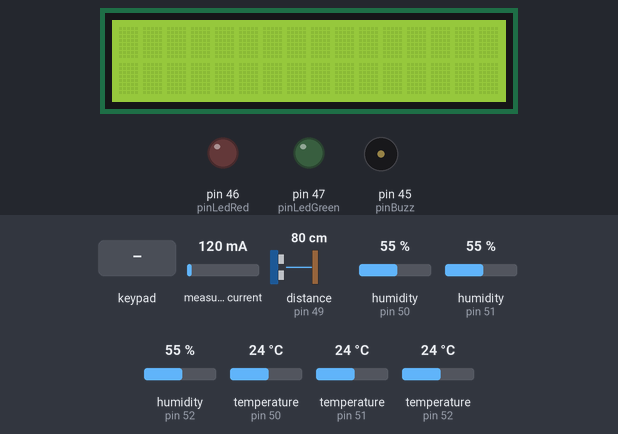
A sketch run on a simulated Arduino Mega 2560, built with avr-gcc and run on an emulated ATmega2560. Shown: 16×2 character LCD, output pins drawn as LEDs (lit = HIGH), buzzer (waves = sounding). Wiring (inferred from the names in the program): ultrasonic range finder: trigger pin 48; echo pin 49. Dashed ring = blinking. Inputs (shaded band) come from the test bench; at power-on: temperature (sensors on pin 50, pin 51, pin 52) 24 °C, distance to the obstacle (sensor on pin 49) 80 cm, measured current 120 mA, humidity (sensors on pin 50, pin 51, pin 52) 55 %. The echo pulse lasts 58.3 µs per cm; pins used as bus, display or sensor lines are not drawn; what the sketch prints to the serial monitor is not drawn.

Above: at 1.2 s.
1.3 s: key '1' pressed
At 2.8 s:
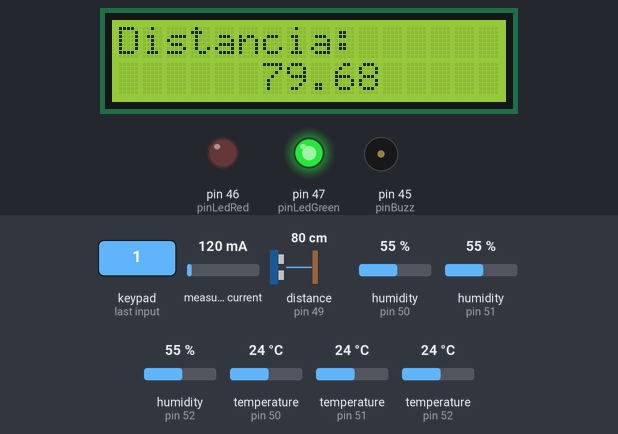
3.6 s: keypad keys 2 3 4 5 A pressed 0.4 s apart
At 7.3 s:
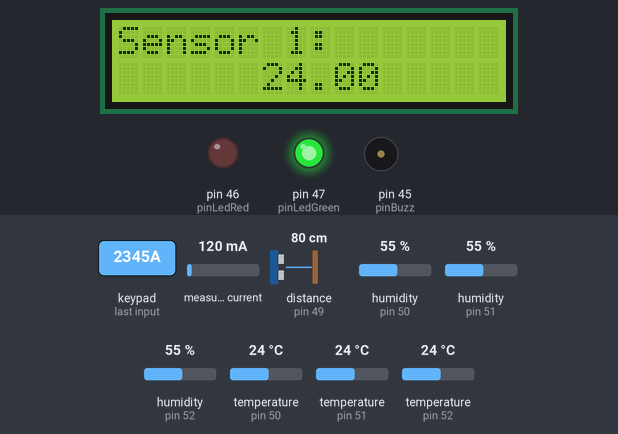
7.7 s: temperature (sensor on pin 50) set to 24.8 °C
9.8 s: temperature (sensor on pin 50) set to 26 °C
At 11.7 s:
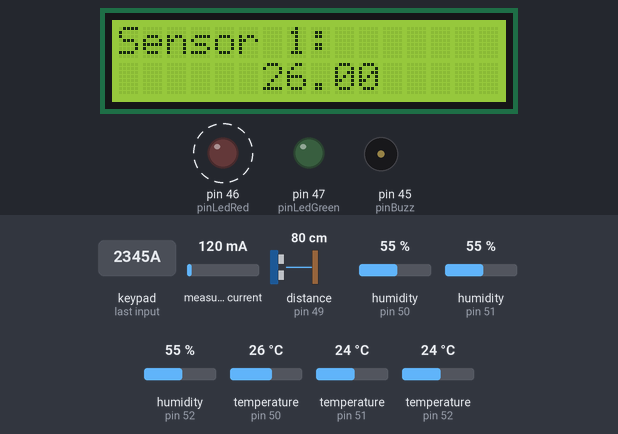
16.1 s: key '2' pressed
At 18.3 s:
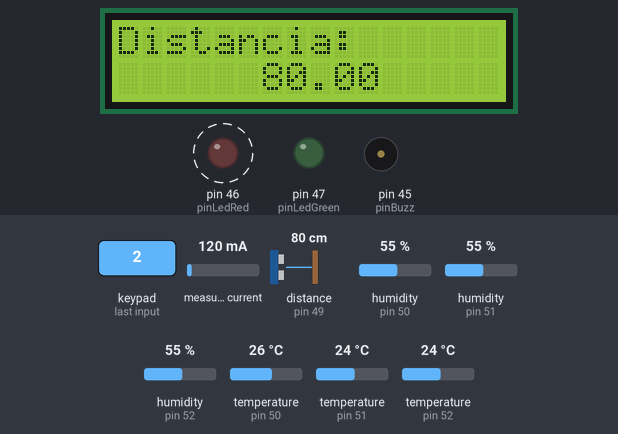
22.5 s: distance to the obstacle (sensor on pin 49) set to 2 cm
At 24.1 s:
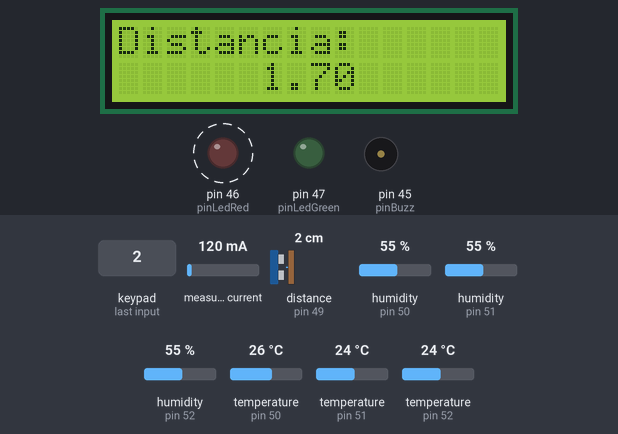
Timing chart, 0 to 27.8 s (numbered marks = the images above; inputs shaded):
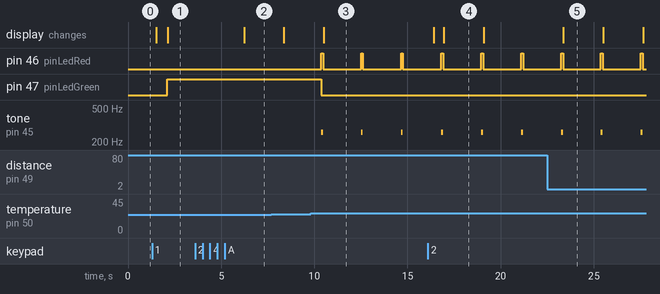

Measured:
- the behaviour switches between 25.5 and 25.6 °C on temperature (sensor on pin 50) (found by bisection; images 2 and 3)
- after the input at 1.3 s, the display: first changes after 0.21 s (image 1 shows a later state)
- after the input at 3.6 s, the display: changes after 2.6 s (image 2)
- after the input at 9.8 s, pin 46 (pinLedRed): alternates HIGH for 0.10 s and LOW for 2.0 s, starting after 0.57 s; pin 47 (pinLedGreen): HIGH → LOW after 0.57 s; tone on pin 45 (pinBuzz): alternates 261 Hz for 0.10 s and silent for 2.0 s, starting after 0.57 s; the display: changes after 0.69 s (image 3)
- after the input at 16.1 s, the display: first changes after 0.31 s (image 4 shows a later state)
- after the input at 22.5 s, the display: changes after 0.87 s (image 5)
- what the display in image 4 shows lasts 2.2 s, from 16.9 s to 19.1 s

The sketch:

mega.ino
```cpp
#include "DHT.h"
#include <Wire.h>
#include <Keypad.h>
#include <LiquidCrystal_I2C.h>
#include "EmonLib.h"

// --- Configurações ---
#define DHTPIN1 50
#define DHTPIN2 51
#define DHTPIN3 52
#define trigPin 48
#define echoPin 49
#define pinLedRed 46
#define pinLedGreen 47
#define pinBuzz 45

#define DHTTYPE DHT22
#define DHTTYPE2 DHT11
#define pinSCT A0

const int DISTANCIA_PORTA_ABERTA = 15; //
const float MAX_TEMP_LIMIT = 25.5;
int doorCount = 0;
bool isDoorOpen = false;
bool lastDoorState = false;

DHT dht1(DHTPIN1, DHTTYPE);
DHT dht2(DHTPIN2, DHTTYPE2);
DHT dht3(DHTPIN3, DHTTYPE2);

LiquidCrystal_I2C lcd(0x27, 16, 2);
EnergyMonitor emon1;

const byte Linhas = 4; const byte Colunas = 4;
char keyMap[Linhas][Colunas] = {
  {'1','2','3','A'}, {'4','5','6','B'}, {'7','8','9','C'}, {'*','0','#','D'}
};
byte pinlinhas[Linhas] = {2,3,4,5};
byte pincolunas[Colunas] = {6,7,8,9};
Keypad teclado = Keypad(makeKeymap(keyMap), pinlinhas, pincolunas, Linhas, Colunas);

char digito = 'A';
unsigned long previousMillis = 0;
const long interval = 2000;

float t1 = 0, t2 = 0, t3 = 0;
float distancia = 0;

void setup() {
  lcd.init(); lcd.backlight();
  Serial.begin(115200);
  Serial1.begin(115200); // Comunicação ESP
  pinMode(trigPin, OUTPUT); pinMode(echoPin, INPUT);
  pinMode(pinLedRed, OUTPUT); pinMode(pinLedGreen, OUTPUT);
  pinMode(pinBuzz, OUTPUT);
  emon1.current(pinSCT, 20);
  dht1.begin(); dht2.begin(); dht3.begin();
}


// --- CORREÇÃO CRÍTICA: ENVIA SEMPRE ---
void mandarProEsp8266(float tempA, float tempB, float tempC, int doorCountR, boolean isDoorOpenR, double corrente) {
  // Se for NaN (erro), troca por 0.0 para não travar o site
  if (isnan(tempA)) tempA = 0.0;
  if (isnan(tempB)) tempB = 0.0;
  if (isnan(tempC)) tempC = 0.0;
  if (isnan(doorCountR)) doorCountR = -1;

  // Formato estrito: "A:25.0,B:12.0,C:10.0"
  String dataString = "A:" + String(tempA, 1) +
                      ",B:" + String(tempB, 1) +
                      ",C:" + String(tempC, 1) +
                      ",D:" + String(doorCountR, 1) +
                      ",E:" + String(isDoorOpenR, 1) +
                      ",F:" + String(corrente, 1);

  Serial1.println(dataString);
  Serial.println("Enviado: " + dataString);
}

void atualizarLCD() {
  lcd.clear();
  lcd.setCursor(0,0);
  if (digito == 'A') { lcd.print("Sensor 1:"); lcd.setCursor(6,1); lcd.print(t1); }
  else if (digito == 'B') { lcd.print("Sensor 2:"); lcd.setCursor(6,1); lcd.print(t2); }
  else if (digito == 'C') { lcd.print("Sensor 3:"); lcd.setCursor(6,1); lcd.print(t3); }
  else { lcd.print("Distancia:"); lcd.setCursor(6,1); lcd.print(distancia); }
}

void verfificarTemperatura(float tempA, float tempB, float tempC)
{
  if(tempA > MAX_TEMP_LIMIT || tempB > MAX_TEMP_LIMIT || tempC > MAX_TEMP_LIMIT)
  {
    digitalWrite(pinLedGreen, LOW);
    digitalWrite(pinLedRed, HIGH);
    digitalWrite(pinBuzz, HIGH);
    tone(pinBuzz, 261, 100);
    delay(100);
    digitalWrite(pinLedRed, LOW);
    digitalWrite(pinBuzz, LOW);
  }
  else
  {
    digitalWrite(pinLedGreen, HIGH);
  }
}

void loop() {

  char key = teclado.getKey();
  double corrente = emon1.calcIrms(1480);

  if (distancia > DISTANCIA_PORTA_ABERTA) {
    isDoorOpen = true;
  } else {
    isDoorOpen = false;
  }

  if (isDoorOpen == true && lastDoorState == false) {
    doorCount++;
  }
  lastDoorState = isDoorOpen;

  if (key) { digito = key; atualizarLCD(); }

  unsigned long currentMillis = millis();
  if (currentMillis - previousMillis >= interval) {
    previousMillis = currentMillis;

    t1 = dht1.readTemperature();
    t2 = dht2.readTemperature();
    t3 = dht3.readTemperature();
    verfificarTemperatura(t1, t2, t3);

    digitalWrite(trigPin, LOW); delayMicroseconds(2);
    digitalWrite(trigPin, HIGH); delayMicroseconds(10); digitalWrite(trigPin, LOW);
    long duracao = pulseIn(echoPin, HIGH, 30000);
    distancia = (duracao * 0.0343) / 2;

    atualizarLCD();
    mandarProEsp8266(t1, t2, t3, doorCount, isDoorOpen, corrente);
  }
}


// código do Mega2560
```
